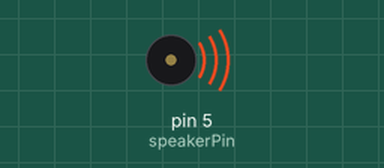
Bench run of a sketch on a simulated Arduino Uno, built with avr-gcc and run on an emulated ATmega328P. Shown: buzzer (waves = sounding). Random numbers use the default seed unless the sketch sets one.

Above: at 0.1 s.
Timing chart, 0 to 40.0 s (numbered marks = the images above):
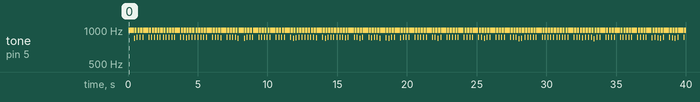

Measured:
- by itself, tone on pin 5 (speakerPin): plays 991 Hz for 0.40 s, 842 Hz for 0.04 s, 996 Hz for 0.16 s, 860 Hz for 0.04 s, 996 Hz for 0.16 s, 859 Hz for 0.04 s … (327 notes in this stretch)

The sketch:

cricket.ino
```cpp
const int speakerPin = 5;
const int sensorPin = 2;
const int highChirp = 20;
const int lowChirp = 14;
const int chirpCycle = 70;
const int chirpPause = 8;
const int numChirps = 10;
const int midChirp = 150;
const int skittish = 5000;
void setup() {
pinMode(speakerPin, OUTPUT);

}
void loop() {

for (int i=1; i<=numChirps; i++) {
for (int j=1; j<=highChirp; j++) {
digitalWrite(speakerPin, HIGH);
delayMicroseconds(chirpCycle * 10);
digitalWrite(speakerPin, LOW);
delayMicroseconds(1000-(chirpCycle * 10));
}
digitalWrite(speakerPin, LOW);
if (i == numChirps/2) delayMicroseconds(midChirp);
else delayMicroseconds(lowChirp);

}
if ((random(chirpPause)) == 1) delayMicroseconds(random(200,1000));
else delayMicroseconds(midChirp);
delayMicroseconds(skittish);
}
```
